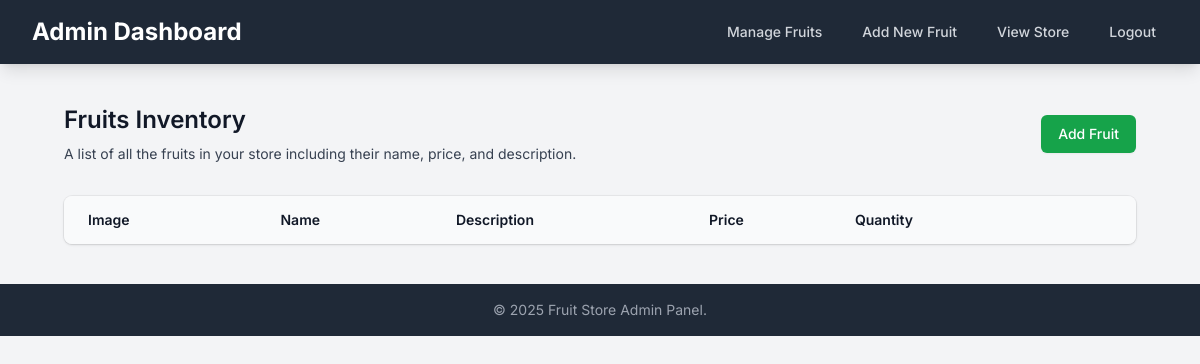
Before: /admin (signed in) with the older database file.
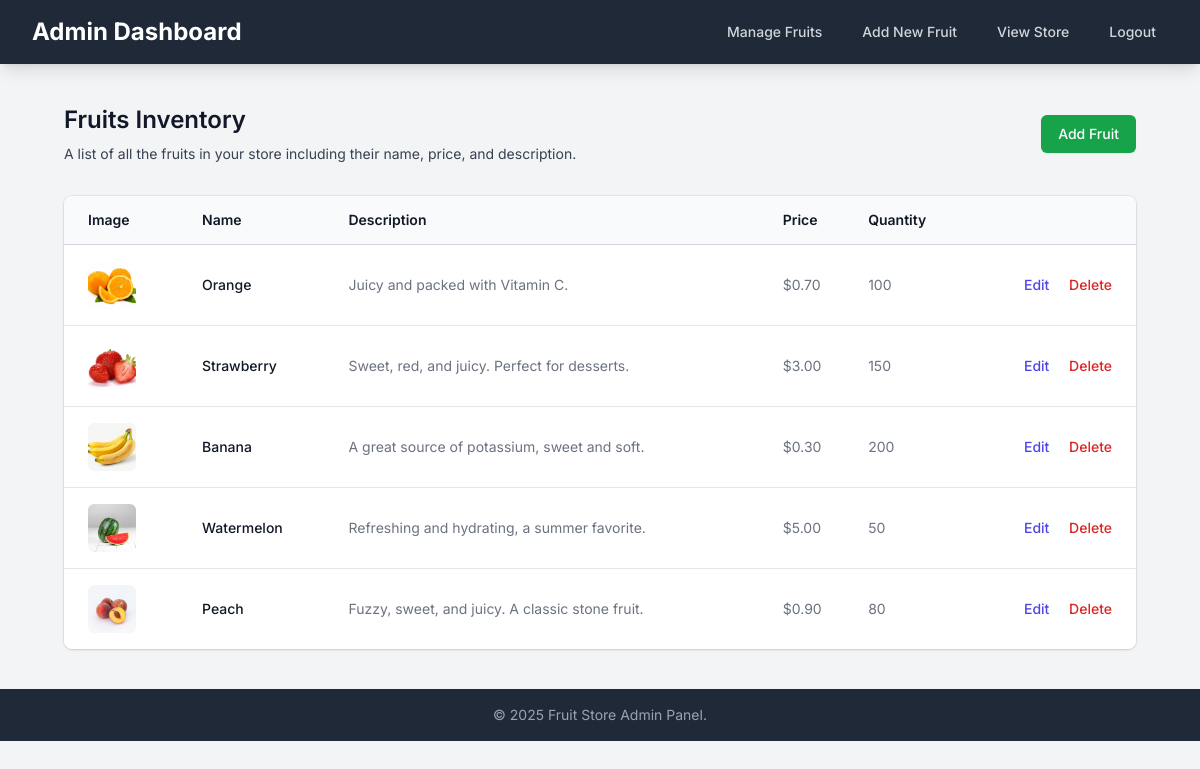
After: the same page with the newer database file.
### tables this page shows
CREATE TABLE
    `fruits` (
        `frId` int (11) NOT NULL AUTO_INCREMENT,
        `catId` int (11) NOT NULL,
        `name` varchar(255) NOT NULL,
        `description` text NOT NULL,
        `qty` int (11) NOT NULL DEFAULT 0,
        `price` decimal(10, 2) NOT NULL,
        `image` varchar(255) DEFAULT NULL,
        `regDate` timestamp NOT NULL DEFAULT CURRENT_TIMESTAMP,
        PRIMARY KEY (`frId`),
        KEY `catId` (`catId`),
        CONSTRAINT `fruits_ibfk_1` FOREIGN KEY (`catId`) REFERENCES `categories` (`catId`) ON DELETE CASCADE ON UPDATE CASCADE
    );

### app/controllers/FruitController.php (called while the page is built, shortened)
<?php
class FruitController extends Controller
{
    private $fruitModel;
    public function __construct($connection)
    {
        $this->connection = $connection;
        $this->fruitModel = new Fruit($this->connection);
    }
    public function admin()
    {
        $fruits = $this->fruitModel->getAll();
        require __DIR__ . '/../views/admin/index.php';
    }
}

### app/models/Fruit.php (called while the page is built, shortened)
<?php
class Fruit
{
    private $connection;
    public function __construct($connection)
    {
        $this->connection = $connection;
    }
    public function getAll($catId = null)
    {
        $query = "SELECT f.*, c.category
                  FROM fruits f
                  LEFT JOIN categories c ON f.catId = c.catId";
        $query .= " ORDER BY f.regDate DESC";
        $stmt = $this->connection->prepare($query);
        $stmt->execute();
        return $stmt->fetchAll(PDO::FETCH_ASSOC);
    }
}

### app/views/admin/index.php (the view, shortened to what the changed rows need)
<?php require_once __DIR__ . '/../layouts/admin_header.php'; ?>
<div class="px-4 sm:px-6 lg:px-8">
    <div class="sm:flex sm:items-center">
        <div class="sm:flex-auto">
            <h1 class="text-2xl font-semibold text-gray-900">Fruits Inventory</h1>
        </div>
    </div>
    <div class="mt-8 flex flex-col">
        <div class="-my-2 -mx-4 overflow-x-auto sm:-mx-6 lg:-mx-8">
            <div class="inline-block min-w-full py-2 align-middle md:px-6 lg:px-8">
                <div class="overflow-hidden shadow ring-1 ring-black ring-opacity-5 md:rounded-lg">
                    <table class="min-w-full divide-y divide-gray-300">
                        <thead class="bg-gray-50">
                            <tr>
                                <th scope="col"
                                    class="py-3.5 pl-4 pr-3 text-left text-sm font-semibold text-gray-900 sm:pl-6">Image
                                </th>
                                <th scope="col"
                                    class="py-3.5 pl-4 pr-3 text-left text-sm font-semibold text-gray-900 sm:pl-6">Name
                                </th>
                                <th scope="col" class="px-3 py-3.5 text-left text-sm font-semibold text-gray-900">
                                    Description</th>
                                <th scope="col" class="px-3 py-3.5 text-left text-sm font-semibold text-gray-900">Price
                                </th>
                                <th scope="col" class="px-3 py-3.5 text-left text-sm font-semibold text-gray-900">
                                    Quantity</th>
                                <th scope="col" class="relative py-3.5 pl-3 pr-4 sm:pr-6">
                                </th>
                            </tr>
                        </thead>
                        <tbody class="divide-y divide-gray-200 bg-white">
                            <?php foreach ($fruits as $fruit): ?>
                                <tr>
                                    <td class="whitespace-nowrap py-4 pl-4 pr-3 text-sm sm:pl-6">
                                        <img src="<?= htmlspecialchars(BASE_PATH . ($fruit['image'] ? '/storage/images/' . $fruit['image'] : '/storage/images/placeholder.png')) ?>"
                                            alt="<?= htmlspecialchars($fruit['name']) ?>"
                                            class="h-12 w-12 rounded-md object-cover">
                                    </td>
                                    <td class="whitespace-nowrap py-4 pl-4 pr-3 text-sm font-medium text-gray-900 sm:pl-6">
                                        <?= htmlspecialchars($fruit['name']) ?>
                                    </td>
                                    <td class="whitespace-normal px-3 py-4 text-sm text-gray-500 max-w-xs truncate">
                                        <?= htmlspecialchars($fruit['description']) ?>
                                    </td>
                                    <td class="whitespace-nowrap px-3 py-4 text-sm text-gray-500">
                                        $<?= htmlspecialchars(number_format($fruit['price'], 2)) ?>
                                    </td>
                                    <td class="whitespace-nowrap px-3 py-4 text-sm text-gray-500">
                                        <?= htmlspecialchars($fruit['qty']) ?>
                                    </td>
                                    <td
                                        class="relative whitespace-nowrap py-4 pl-3 pr-4 text-right text-sm font-medium sm:pr-6">
                                        <a href="<?php echo BASE_PATH ?>/admin/edit/<?= $fruit['frId'] ?>"
                                            class="text-indigo-600 hover:text-indigo-900">Edit</a>
                                        <form action="<?php echo BASE_PATH ?>/admin/destroy/<?= $fruit['frId'] ?>"
                                            method="POST" class="inline pl-4"
                                            onsubmit="return confirm('Are you sure you want to delete this fruit?');">
                                            <button type="submit" class="text-red-600 hover:text-red-900">Delete</button>
                                        </form>
                                    </td>
                                </tr>
                            <?php endforeach; ?>
                        </tbody>
                    </table>
                </div>
            </div>
        </div>
    </div>
</div>
<?php require_once __DIR__ . '/../layouts/admin_footer.php'; ?>

Changed rows visible on the page:
added fruits: image (picture), name "Orange", description "Juicy and packed with Vitamin C.", price "0.70", qty "100"
added fruits: image (picture), name "Strawberry", description "Sweet, red, and juicy. Perfect for desserts.", price "3.00", qty "150"
added fruits: image (picture), name "Banana", description "A great source of potassium, sweet and soft.", price "0.30", qty "200"
added fruits: image (picture), name "Watermelon", description "Refreshing and hydrating, a summer favorite.", price "5.00", qty "50"
added fruits: image (picture), name "Peach", description "Fuzzy, sweet, and juicy. A classic stone fruit.", price "0.90", qty "80"
